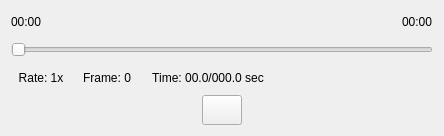
                        <widget class="QWidget" name="widget_86" native="true">
                         <property name="sizePolicy">
                          <sizepolicy hsizetype="Expanding" vsizetype="Fixed">
                           <horstretch>0</horstretch>
                           <verstretch>0</verstretch>
                          </sizepolicy>
                         </property>
                         <property name="minimumSize">
                          <size>
                           <width>0</width>
                           <height>136</height>
                          </size>
                         </property>
                         <property name="font">
                          <font>
                           <family>Arial</family>
                          </font>
                         </property>
                         <property name="styleSheet">
                          <string notr="true">border-color: rgb(0, 0, 0);</string>
                         </property>
                         <layout class="QVBoxLayout" name="verticalLayout_2">
                          <item>
                           <layout class="QHBoxLayout" name="horizontalLayout_15" stretch="0,1,0">
                            <property name="spacing">
                             <number>0</number>
                            </property>
                            <property name="sizeConstraint">
                             <enum>QLayout::SetMinimumSize</enum>
                            </property>
                            <item>
                             <widget class="QLabel" name="DePlayerStartTimeRight">
                              <property name="font">
                               <font>
                                <family>Arial</family>
                                <pointsize>9</pointsize>
                               </font>
                              </property>
                              <property name="text">
                               <string>00:00</string>
                              </property>
                             </widget>
                            </item>
                            <item>
                             <spacer name="horizontalSpacer_34">
                              <property name="font">
                               <font>
                                <family>Arial</family>
                               </font>
                              </property>
                              <property name="orientation">
                               <enum>Qt::Horizontal</enum>
                              </property>
                              <property name="sizeHint" stdset="0">
                               <size>
                                <width>278</width>
                                <height>20</height>
                               </size>
                              </property>
                             </spacer>
                            </item>
                            <item>
                             <widget class="QLabel" name="DePlayerFinishTimeRight">
                              <property name="font">
                               <font>
                                <family>Arial</family>
                                <pointsize>9</pointsize>
                               </font>
                              </property>
                              <property name="text">
                               <string>00:00</string>
                              </property>
                             </widget>
                            </item>
                           </layout>
                          </item>
                          <item>
                           <widget class="QSlider" name="DePlayerSliderRight">
                            <property name="sizePolicy">
                             <sizepolicy hsizetype="Preferred" vsizetype="Preferred">
                              <horstretch>0</horstretch>
                              <verstretch>0</verstretch>
                             </sizepolicy>
                            </property>
                            <property name="minimumSize">
                             <size>
                              <width>0</width>
                              <height>12</height>
                             </size>
                            </property>
                            <property name="font">
                             <font>
                              <family>Arial</family>
                             </font>
                            </property>
                            <property name="orientation">
                             <enum>Qt::Horizontal</enum>
                            </property>
                           </widget>
                          </item>
                          <item>
                           <layout class="QHBoxLayout" name="horizontalLayout_16" stretch="0,0,0,1">
                            <item>
                             <widget class="QLabel" name="DePlayerRateRight">
                              <property name="minimumSize">
                               <size>
                                <width>60</width>
                                <height>0</height>
                               </size>
                              </property>
                              <property name="font">
                               <font>
                                <family>Arial</family>
                                <pointsize>9</pointsize>
                               </font>
                              </property>
                              <property name="text">
                               <string>Rate: 1x</string>
                              </property>
                              <property name="alignment">
                               <set>Qt::AlignCenter</set>
                              </property>
                             </widget>
                            </item>
                            <item>
                             <widget class="QLabel" name="DePlayerFrameRight">
                              <property name="minimumSize">
                               <size>
                                <width>60</width>
                                <height>0</height>
                               </size>
                              </property>
                              <property name="font">
                               <font>
                                <family>Arial</family>
                                <pointsize>9</pointsize>
                               </font>
                              </property>
                              <property name="text">
                               <string>Frame: 0</string>
                              </property>
                              <property name="alignment">
                               <set>Qt::AlignCenter</set>
                              </property>
                             </widget>
                            </item>
                            <item>
                             <widget class="QLabel" name="DePlayerTimeRight">
                              <property name="minimumSize">
                               <size>
                                <width>130</width>
                                <height>0</height>
                               </size>
                              </property>
                              <property name="font">
                               <font>
                                <family>Arial</family>
                                <pointsize>9</pointsize>
                               </font>
                              </property>
                              <property name="text">
                               <string>Time: 00.0/000.0 sec</string>
                              </property>
                              <property name="alignment">
                               <set>Qt::AlignCenter</set>
                              </property>
                             </widget>
                            </item>
                            <item>
                             <spacer name="horizontalSpacer_45">
                              <property name="font">
                               <font>
                                <family>Arial</family>
                               </font>
                              </property>
                              <property name="orientation">
                               <enum>Qt::Horizontal</enum>
                              </property>
                              <property name="sizeHint" stdset="0">
                               <size>
                                <width>40</width>
                                <height>20</height>
                               </size>
                              </property>
                             </spacer>
                            </item>
                           </layout>
                          </item>
                          <item>
                           <layout class="QGridLayout" name="gridLayout_15">
                            <item row="0" column="1">
                             <widget class="QPushButton" name="DePlayerLastButtonRight">
                              <property name="sizePolicy">
                               <sizepolicy hsizetype="Fixed" vsizetype="Fixed">
                                <horstretch>0</horstretch>
                                <verstretch>0</verstretch>
                               </sizepolicy>
                              </property>
                              <property name="minimumSize">
                               <size>
                                <width>40</width>
                                <height>30</height>
                               </size>
                              </property>
                              <property name="maximumSize">
                               <size>
                                <width>40</width>
                                <height>30</height>
                               </size>
                              </property>
                              <property name="font">
                               <font>
                                <family>Arial</family>
                                <pointsize>9</pointsize>
                               </font>
                              </property>
                              <property name="styleSheet">
                               <string notr="true">#DePlayerLastButtonRight{
background-color: transparent; 
border-image: url(:/media/previous.png);
background:none;
border:none;
background-repeat:none;
}
#DePlayerLastButtonRight:pressed
{
border-image:url(:/media/previous_pre.png);
background-repeat: no-repeat;
}</string>
                              </property>
                              <property name="text">
                               <string/>
                              </property>
                             </widget>
                            </item>
                            <item row="0" column="2">
                             <widget class="QPushButton" name="DePlayerSlowButtonRight">
                              <property name="sizePolicy">
                               <sizepolicy hsizetype="Fixed" vsizetype="Fixed">
                                <horstretch>0</horstretch>
                                <verstretch>0</verstretch>
                               </sizepolicy>
                              </property>
                              <property name="minimumSize">
                               <size>
                                <width>40</width>
                                <height>30</height>
                               </size>
                              </property>
                              <property name="maximumSize">
                               <size>
                                <width>40</width>
                                <height>30</height>
                               </size>
                              </property>
                              <property name="font">
                               <font>
                                <family>Arial</family>
                                <pointsize>9</pointsize>
                               </font>
                              </property>
                              <property name="styleSheet">
                               <string notr="true">#DePlayerSlowButtonRight{
background-color: transparent; 
border-image: url(:/media/rw.png);
background:none;
border:none;
background-repeat:none;
}
#DePlayerSlowButtonRight:pressed
{
border-image:url(:/media/rw_pre.png);
background-repeat: no-repeat;
}</string>
                              </property>
                              <property name="text">
                               <string/>
                              </property>
                             </widget>
                            </item>
                            <item row="0" column="0">
                             <spacer name="horizontalSpacer_2">
                              <property name="font">
                               <font>
                                <family>Arial</family>
                               </font>
                              </property>
                              <property name="orientation">
                               <enum>Qt::Horizontal</enum>
                              </property>
                              <property name="sizeType">
                               <enum>QSizePolicy::Expanding</enum>
                              </property>
                              <property name="sizeHint" stdset="0">
                               <size>
                                <width>99</width>
                                <height>20</height>
                               </size>
                              </property>
                             </spacer>
                            </item>
                            <item row="0" column="5">
                             <widget class="QPushButton" name="DePlayerNextButtonRight">
                              <property name="sizePolicy">
                               <sizepolicy hsizetype="Fixed" vsizetype="Fixed">
                                <horstretch>0</horstretch>
                                <verstretch>0</verstretch>
                               </sizepolicy>
                              </property>
                              <property name="minimumSize">
                               <size>
                                <width>40</width>
                                <height>30</height>
                               </size>
                              </property>
                              <property name="maximumSize">
                               <size>
                                <width>40</width>
                                <height>30</height>
                               </size>
                              </property>
                              <property name="font">
                               <font>
                                <family>Arial</family>
                                <pointsize>9</pointsize>
                               </font>
                              </property>
                              <property name="styleSheet">
                               <string notr="true">#DePlayerNextButtonRight{
background-color: transparent; 
border-image: url(:/media/next.png);
background:none;
border:none;
background-repeat:none;
}
#DePlayerNextButtonRight:pressed
{
border-image:url(:/media/next_pre.png);
background-repeat: no-repeat;
}</string>
                              </property>
                              <property name="text">
                               <string/>
                              </property>
                             </widget>
                            </item>
                            <item row="0" column="3">
                             <widget class="QPushButton" name="DePlayerPlayButtonRight">
                              <property name="sizePolicy">
                               <sizepolicy hsizetype="Fixed" vsizetype="Fixed">
                                <horstretch>0</horstretch>
                                <verstretch>0</verstretch>
                               </sizepolicy>
                              </property>
                              <property name="minimumSize">
                               <size>
                                <width>40</width>
                                <height>30</height>
                               </size>
                              </property>
                              <property name="maximumSize">
                               <size>
                                <width>40</width>
                                <height>30</height>
                               </size>
                              </property>
                              <property name="font">
                               <font>
                                <family>Arial</family>
                                <pointsize>9</pointsize>
                               </font>
                              </property>
                              <property name="styleSheet">
                               <string notr="true">border-image: url(:/media/play.png);</string>
                              </property>
                              <property name="text">
                               <string/>
                              </property>
                             </widget>
                            </item>
                            <item row="0" column="4">
                             <widget class="QPushButton" name="DePlayerFastButtonRight">
                              <property name="sizePolicy">
                               <sizepolicy hsizetype="Fixed" vsizetype="Fixed">
                                <horstretch>0</horstretch>
                                <verstretch>0</verstretch>
                               </sizepolicy>
                              </property>
                              <property name="minimumSize">
                               <size>
                                <width>40</width>
                                <height>30</height>
                               </size>
                              </property>
                              <property name="maximumSize">
                               <size>
                                <width>40</width>
                                <height>30</height>
                               </size>
                              </property>
                              <property name="font">
                               <font>
                                <family>Arial</family>
                                <pointsize>9</pointsize>
                               </font>
                              </property>
                              <property name="styleSheet">
                               <string notr="true">#DePlayerFastButtonRight{
background-color: transparent; 
border-image: url(:/media/ff.png);
background:none;
border:none;
background-repeat:none;
}
#DePlayerFastButtonRight:pressed
{
border-image:url(:/media/ff_pre.png);
background-repeat: no-repeat;
}
</string>
                              </property>
                              <property name="text">
                               <string/>
                              </property>
                             </widget>
                            </item>
                            <item row="0" column="6">
                             <spacer name="horizontalSpacer_35">
                              <property name="font">
                               <font>
                                <family>Arial</family>
                               </font>
                              </property>
                              <property name="orientation">
                               <enum>Qt::Horizontal</enum>
                              </property>
                              <property name="sizeType">
                               <enum>QSizePolicy::Expanding</enum>
                              </property>
                              <property name="sizeHint" stdset="0">
                               <size>
                                <width>99</width>
                                <height>20</height>
                               </size>
                              </property>
                             </spacer>
                            </item>
                           </layout>
                          </item>
                         </layout>
                        </widget>
